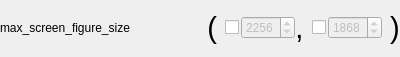
<?xml version="1.0" encoding="UTF-8"?>
<ui version="4.0">
 <class>SingleGroupOptionalMembersCtrl</class>
 <widget class="QWidget" name="SingleGroupOptionalMembersCtrl">
  <property name="geometry">
   <rect>
    <x>0</x>
    <y>0</y>
    <width>400</width>
    <height>57</height>
   </rect>
  </property>
  <property name="windowTitle">
   <string>Form</string>
  </property>
  <layout class="QGridLayout" name="gridLayout">
   <property name="leftMargin">
    <number>0</number>
   </property>
   <property name="topMargin">
    <number>0</number>
   </property>
   <property name="rightMargin">
    <number>0</number>
   </property>
   <property name="bottomMargin">
    <number>0</number>
   </property>
   <property name="spacing">
    <number>0</number>
   </property>
   <item row="0" column="4">
    <layout class="QHBoxLayout" name="horizontalLayout_0">
     <property name="spacing">
      <number>2</number>
     </property>
     <property name="sizeConstraint">
      <enum>QLayout::SetFixedSize</enum>
     </property>
     <item>
      <widget class="QCheckBox" name="checkBox_0">
       <property name="text">
        <string/>
       </property>
      </widget>
     </item>
     <item>
      <widget class="QSpinBox" name="spinBox_0">
       <property name="enabled">
        <bool>false</bool>
       </property>
       <property name="maximum">
        <number>8192</number>
       </property>
       <property name="value">
        <number>2256</number>
       </property>
      </widget>
     </item>
    </layout>
   </item>
   <item row="0" column="2">
    <widget class="QLabel" name="label_open_parens">
     <property name="sizePolicy">
      <sizepolicy hsizetype="Preferred" vsizetype="Fixed">
       <horstretch>0</horstretch>
       <verstretch>1</verstretch>
      </sizepolicy>
     </property>
     <property name="font">
      <font>
       <pointsize>22</pointsize>
      </font>
     </property>
     <property name="text">
      <string>( </string>
     </property>
     <property name="alignment">
      <set>Qt::AlignRight|Qt::AlignTrailing|Qt::AlignVCenter</set>
     </property>
    </widget>
   </item>
   <item row="0" column="6">
    <layout class="QHBoxLayout" name="horizontalLayout_1">
     <property name="spacing">
      <number>2</number>
     </property>
     <property name="sizeConstraint">
      <enum>QLayout::SetFixedSize</enum>
     </property>
     <item>
      <widget class="QCheckBox" name="checkBox_1">
       <property name="text">
        <string/>
       </property>
      </widget>
     </item>
     <item>
      <widget class="QSpinBox" name="spinBox_1">
       <property name="enabled">
        <bool>false</bool>
       </property>
       <property name="maximum">
        <number>8192</number>
       </property>
       <property name="value">
        <number>1868</number>
       </property>
      </widget>
     </item>
    </layout>
   </item>
   <item row="0" column="5">
    <widget class="QLabel" name="label_comma">
     <property name="sizePolicy">
      <sizepolicy hsizetype="Preferred" vsizetype="Fixed">
       <horstretch>0</horstretch>
       <verstretch>1</verstretch>
      </sizepolicy>
     </property>
     <property name="font">
      <font>
       <pointsize>22</pointsize>
      </font>
     </property>
     <property name="text">
      <string>, </string>
     </property>
     <property name="alignment">
      <set>Qt::AlignCenter</set>
     </property>
    </widget>
   </item>
   <item row="0" column="0">
    <widget class="QLabel" name="lblPropertyName">
     <property name="text">
      <string>max_screen_figure_size</string>
     </property>
    </widget>
   </item>
   <item row="0" column="7">
    <widget class="QLabel" name="label_close_parens">
     <property name="sizePolicy">
      <sizepolicy hsizetype="Preferred" vsizetype="Fixed">
       <horstretch>0</horstretch>
       <verstretch>1</verstretch>
      </sizepolicy>
     </property>
     <property name="font">
      <font>
       <pointsize>22</pointsize>
      </font>
     </property>
     <property name="text">
      <string> )</string>
     </property>
     <property name="alignment">
      <set>Qt::AlignLeading|Qt::AlignLeft|Qt::AlignVCenter</set>
     </property>
    </widget>
   </item>
   <item row="0" column="1">
    <spacer name="horizontalSpacer_2">
     <property name="orientation">
      <enum>Qt::Horizontal</enum>
     </property>
     <property name="sizeHint" stdset="0">
      <size>
       <width>49</width>
       <height>20</height>
      </size>
     </property>
    </spacer>
   </item>
  </layout>
 </widget>
 <resources/>
 <connections>
  <connection>
   <sender>checkBox_0</sender>
   <signal>toggled(bool)</signal>
   <receiver>spinBox_0</receiver>
   <slot>setEnabled(bool)</slot>
   <hints>
    <hint type="sourcelabel">
     <x>252</x>
     <y>23</y>
    </hint>
    <hint type="destinationlabel">
     <x>282</x>
     <y>27</y>
    </hint>
   </hints>
  </connection>
  <connection>
   <sender>checkBox_1</sender>
   <signal>toggled(bool)</signal>
   <receiver>spinBox_1</receiver>
   <slot>setEnabled(bool)</slot>
   <hints>
    <hint type="sourcelabel">
     <x>330</x>
     <y>24</y>
    </hint>
    <hint type="destinationlabel">
     <x>357</x>
     <y>23</y>
    </hint>
   </hints>
  </connection>
  <connection>
   <sender>spinBox_1</sender>
   <signal>valueChanged(int)</signal>
   <receiver>SingleGroupOptionalMembersCtrl</receiver>
   <slot>on_update_values()</slot>
   <hints>
    <hint type="sourcelabel">
     <x>362</x>
     <y>35</y>
    </hint>
    <hint type="destinationlabel">
     <x>158</x>
     <y>-7</y>
    </hint>
   </hints>
  </connection>
  <connection>
   <sender>spinBox_0</sender>
   <signal>valueChanged(int)</signal>
   <receiver>SingleGroupOptionalMembersCtrl</receiver>
   <slot>on_update_values()</slot>
   <hints>
    <hint type="sourcelabel">
     <x>274</x>
     <y>36</y>
    </hint>
    <hint type="destinationlabel">
     <x>254</x>
     <y>-11</y>
    </hint>
   </hints>
  </connection>
  <connection>
   <sender>checkBox_0</sender>
   <signal>toggled(bool)</signal>
   <receiver>SingleGroupOptionalMembersCtrl</receiver>
   <slot>on_update_values()</slot>
   <hints>
    <hint type="sourcelabel">
     <x>254</x>
     <y>32</y>
    </hint>
    <hint type="destinationlabel">
     <x>303</x>
     <y>0</y>
    </hint>
   </hints>
  </connection>
  <connection>
   <sender>checkBox_1</sender>
   <signal>toggled(bool)</signal>
   <receiver>SingleGroupOptionalMembersCtrl</receiver>
   <slot>on_update_values()</slot>
   <hints>
    <hint type="sourcelabel">
     <x>333</x>
     <y>30</y>
    </hint>
    <hint type="destinationlabel">
     <x>192</x>
     <y>1</y>
    </hint>
   </hints>
  </connection>
 </connections>
 <slots>
  <signal>value_changed(bool,int,bool,int)</signal>
  <slot>on_update_values()</slot>
 </slots>
</ui>
